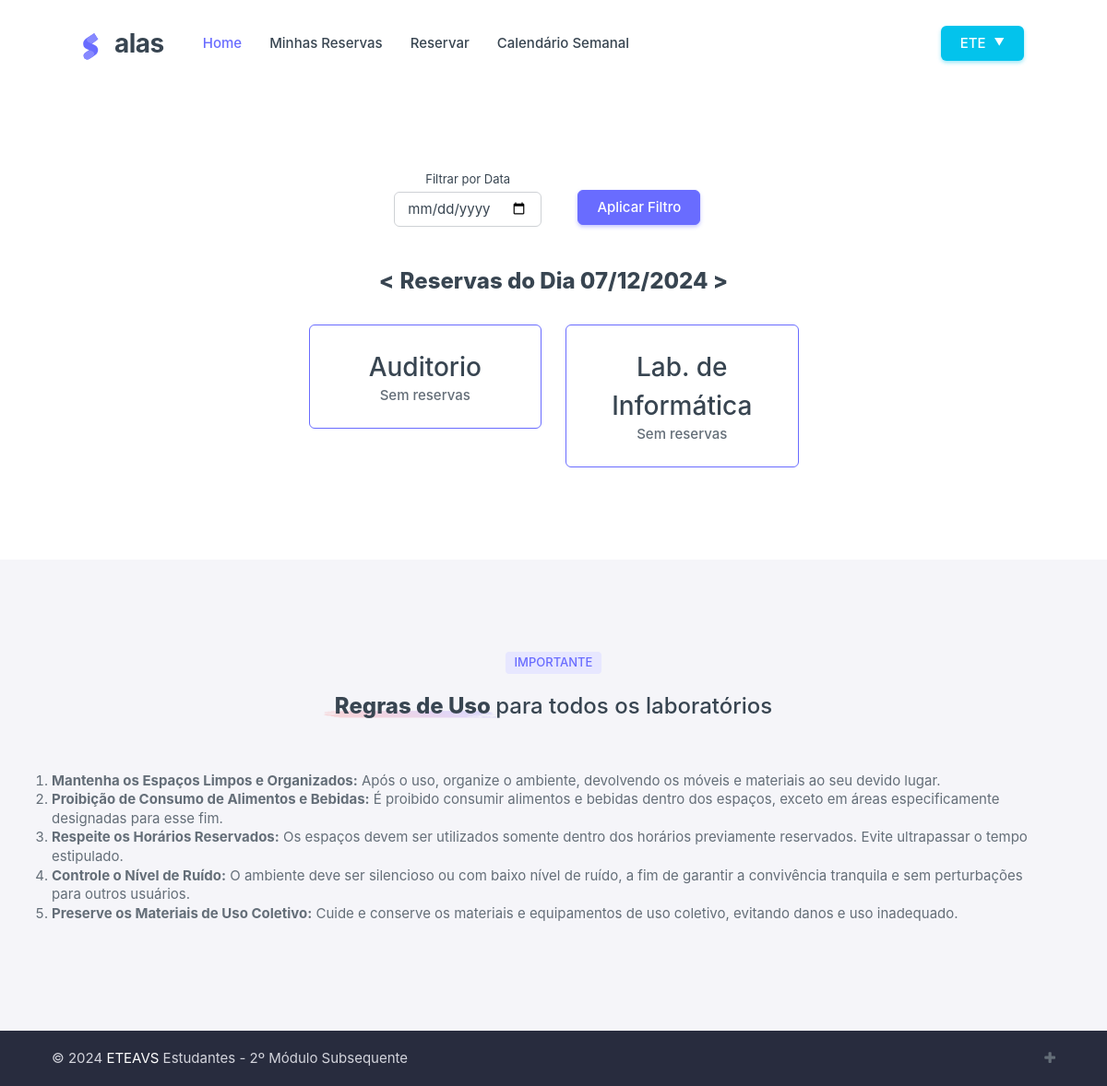
The page / (signed in) on the database its author committed.
### reserva/models.py (models this page shows, shortened)
class Servidor(AbstractBaseUser, PermissionsMixin):
    id = models.AutoField(primary_key=True)
    matricula = models.CharField(max_length=20, unique=True)
    nome = models.CharField(max_length=100)
    FUNCOES = [('p', 'Professor'), ('d', 'Direção'), ('c', 'Coordenação')]
    funcao = models.CharField(max_length=1, choices=FUNCOES)
    ativo = models.BooleanField(default=True)
    email = models.EmailField(unique=True)
    ult_acesso = models.DateTimeField(auto_now=True)
    is_staff = models.BooleanField(default=False)
    is_active = models.BooleanField(default=True)
    objects = ServidorManager()
    USERNAME_FIELD = 'matricula'
    REQUIRED_FIELDS = ['email']
    class Meta:
        verbose_name = 'Servidor'
        verbose_name_plural = 'Servidores'

class Espaco(models.Model):
    nome = models.CharField(max_length=100)
    ativo = models.BooleanField(default=True)

### reserva/views.py (the view)
# urls.py: path('', views.index_view, name='index'),
def index_view(request):
    espacos = Espaco.objects.all()
    reservas_por_espaco = {}
    data_filtro = request.GET.get('data', date.today())
    if isinstance(data_filtro, str):
        try:
            data_filtro = date.fromisoformat(data_filtro)
        except ValueError:
            data_filtro = date.today()  # Voltar para a data atual se houver erro
    for espaco in espacos:
        reservas = Reserva.objects.filter(espaco=espaco, data=data_filtro).order_by('data')
        reservas_detalhadas = []
        for reserva in reservas:
            horarios = ReservarHorario.objects.filter(reserva=reserva).select_related('numero_aula')
            reservas_detalhadas.append({
                'reserva': reserva,
                'horarios': horarios
            })
        reservas_por_espaco[espaco] = reservas_detalhadas
    context = {
        'espacos': espacos,
        'reservas_por_espaco': reservas_por_espaco,
        'data_filtro': data_filtro,
    }
    return render(request, 'index.html', context)

### reserva/templates/index.html
{% extends 'base.html' %}
{% load static %}
{% block content %}
<div data-bs-spy="scroll" class="scrollspy-example">
    <section id="landingFunFacts" class="section-py landing-fun-facts">
        <div class="container">
            <div class="row gy-6 d-flex justify-content-center" style="margin-top: 60px;">
                <div class="col-12 text-center mb-4">
                    <form method="get" id="filter-form">
                        <div class="row align-items-center justify-content-center">
                            <div class="col-md-2">
                                <label for="filter-date" class="form-label">Filtrar por Data</label>
                                <input type="date" id="filter-date" name="data" class="form-control w-100" value="{{ data_filtro }}">
                            </div>
                            <div class="col-md-2 mt-5 ">
                                <button type="submit" class="btn btn-primary">Aplicar Filtro</button>
                            </div>
                        </div>
                    </form>
                </div>
                <h4 class="text-center mb-1">
                    <span class="position-relative fw-extrabold z-1">&lt;</span>
                    <span class="position-relative fw-extrabold z-1" style="width: 50%;">
                        Reservas do Dia {{ data_filtro|date:"d/m/Y" }}
                    </span>
                    <span class="position-relative fw-extrabold z-1">&gt;</span>
                </h4>
                {% for espaco, reservas_detalhadas in reservas_por_espaco.items %}
                <div class="col-sm-6 col-lg-3 ">
                    <div class="card border border-primary shadow-none">
                        <div class="card-body text-center">
                            <h3 class="mb-0">{{ espaco.nome }}</h3>
                            {% if reservas_detalhadas %}
                            {% for detalhe in reservas_detalhadas %}
                            <p class="fw-medium mb-0">
                                <span class="badge" style="background: #80808a;">
                                    {{ detalhe.reserva.data }} - {{ detalhe.reserva.turma }}
                                </span>
                                <br>
                                Horários:
                                {% for horario in detalhe.horarios %}
                                <span class="badge" style="background: #e0e0e0;">
                                    {{ horario.numero_aula.horario }}
                                </span>
                                {% endfor %}
                            </p>
                            {% endfor %}
                            {% else %}
                            <p class="fw-medium mb-0">Sem reservas</p>
                            {% endif %}
                        </div>
                    </div>
                </div>
                {% endfor %}
            </div>
        </div>
    </section>
</div>
{% endblock %}

### reserva/templates/base.html (shortened to what this page needs)
{% load static %}
<!DOCTYPE html>
<html lang="pt-br" class="light-style layout-navbar-fixed layout-wide " dir="ltr" data-theme="theme-default"
  data-assets-path="../assets/" data-template="front-pages" data-style="light">
<head>
  <link rel="stylesheet" href="{% static 'assets/vendor/css/rtl/core.css' %}" class="template-customizer-core-css" />
  <link rel="stylesheet" href="{% static 'assets/vendor/css/rtl/theme-default.css' %}"
    class="template-customizer-theme-css" />
  <link rel="stylesheet" href="{% static 'assets/css/demo.css' %}" />
  <link rel="stylesheet" href="{% static 'assets/vendor/css/pages/front-page.css' %}" />
  <link rel="stylesheet" href="{% static 'assets/vendor/libs/nouislider/nouislider.css' %}" />
  <link rel="stylesheet" href="{% static 'assets/vendor/libs/swiper/swiper.css' %}" />
  <link rel="stylesheet" href="{% static 'assets/vendor/css/pages/front-page-landing.css' %}" />
  <link href="https://maxcdn.bootstrapcdn.com/font-awesome/4.2.0/css/font-awesome.min.css" rel="stylesheet">
</head>
<body>
  <nav class="layout-navbar shadow-none py-0">
    <div class="container">
      <div class="navbar navbar-expand-lg landing-navbar px-3 px-md-8">
        <div class="navbar-brand app-brand demo d-flex py-0 me-4 me-xl-8">
          <a href="" class="app-brand-link">
            <span class="app-brand-logo demo">
              </span>
            <span class="app-brand-text demo menu-text fw-bold ms-2 ps-1">alas</span>
          </a>
        </div>
        <div class="collapse navbar-collapse landing-nav-menu" id="navbarSupportedContent">
          <ul class="navbar-nav me-auto">
            <li class="nav-item">
              <a class="nav-link fw-medium {% if request.resolver_match.url_name == 'index' %}active{% endif %}"
                aria-current="page" href="{% url 'index' %}">Home</a>
            </li>
            <li class="nav-item">
              <a class="nav-link fw-medium {% if request.resolver_match.url_name == 'minhas_reservas' %}active{% endif %}"
                href="{% url 'minhas_reservas' %}">Minhas Reservas</a>
            </li>
            <li class="nav-item">
              <a class="nav-link fw-medium {% if request.resolver_match.url_name == 'criar_reserva' %}active{% endif %}"
                href="{% url 'criar_reserva' %}">Reservar</a>
            </li>
            <li class="nav-item">
              <a class="nav-link fw-medium {% if request.resolver_match.url_name == 'agenda_semanal' %} active {% endif %}"
                href="{% url 'agenda_semanal' %}">Calendário Semanal</a>
            </li>
          </ul>
        </div>
        <ul class="navbar-nav flex-row align-items-center ms-auto">
          <li>
            {% if user.is_authenticated %}
            <form method="post" action="{% url 'logout' %}" style="gap: 15px; display: flex;">
              <div class="btn-group">
                <button type="button" class="btn btn-info dropdown-toggle hide-arrow" data-bs-toggle="dropdown"
                  aria-expanded="false">{{ user.nome }}<span
                    style="font-size: 0.7rem; margin-left: 9px;">▼</span></button>
              </div>
            </form>
            {% else %}
            <a href="/login" class="btn btn-primary"><span class="d-none d-md-block">Login</span></a>
            {% endif %}
          </li>
        </ul>
      </div>
    </div>
  </nav>
  {% block content %}
  {% endblock %}
  <section id="landingContact" class="section-py bg-body landing-contact">
    <div class="container">
      <div class="text-center mb-4">
        <span class="badge bg-label-primary">IMPORTANTE</span>
      </div>
      <h4 class="text-center mb-1">
        <span class="position-relative fw-extrabold z-1">Regras de Uso
          <img src="{% static 'assets/img/front-pages/icons/section-title-icon.png' %}" alt="laptop charging"
            class="section-title-img position-absolute object-fit-contain bottom-0 z-n1">
        </span>
        para todos os laboratórios
      </h4>
      <div class="row g-12 mt-1">
        <ol>
          <li><strong>Mantenha os Espaços Limpos e Organizados:</strong> Após o uso, organize o ambiente, devolvendo
            os móveis e materiais ao seu devido lugar.</li>
          <li><strong>Proibição de Consumo de Alimentos e Bebidas:</strong> É proibido consumir alimentos e bebidas
            dentro dos espaços, exceto em áreas especificamente designadas para esse fim.</li>
          <li><strong>Respeite os Horários Reservados:</strong> Os espaços devem ser utilizados somente dentro dos
            horários previamente reservados. Evite ultrapassar o tempo estipulado.</li>
          <li><strong>Controle o Nível de Ruído:</strong> O ambiente deve ser silencioso ou com baixo nível de ruído,
            a fim de garantir a convivência tranquila e sem perturbações para outros usuários.</li>
          <li><strong>Preserve os Materiais de Uso Coletivo:</strong> Cuide e conserve os materiais e equipamentos de
            uso coletivo, evitando danos e uso inadequado.</li>
        </ol>
      </div>
    </div>
  </section>
  <footer class="landing-footer bg-body footer-text">
    <div class="footer-bottom py-3 py-md-5">
      <div class="container d-flex flex-wrap justify-content-between flex-md-row flex-column text-center text-md-start">
        <div class="mb-2 mb-md-0">
          <span class="footer-bottom-text">©
          </span>
          <a href="#" target="_blank" class="text-white">ETEAVS</a>
          <span class="footer-bottom-text"> Estudantes - 2º Módulo Subsequente</span>
        </div>
        <div>
          <i class="fa fa-plus"></i>
        </div>
      </div>
    </div>
  </footer>
</body>
</html>

### reserva/static/assets/css/demo.css (style rules this page uses)
.app-brand-logo.demo svg { width: 22px; height: 38px; }
.app-brand-text.demo { font-size: 1.75rem; letter-spacing: -0.5px; }

### rows shown on the page
Servidor: nome "ETE"
Espaco: nome "Auditorio"
Espaco: nome "Lab. de Informática"

### other values the page prints
{{ data_filtro|date:"d/m/Y" }} "07/12/2024"
